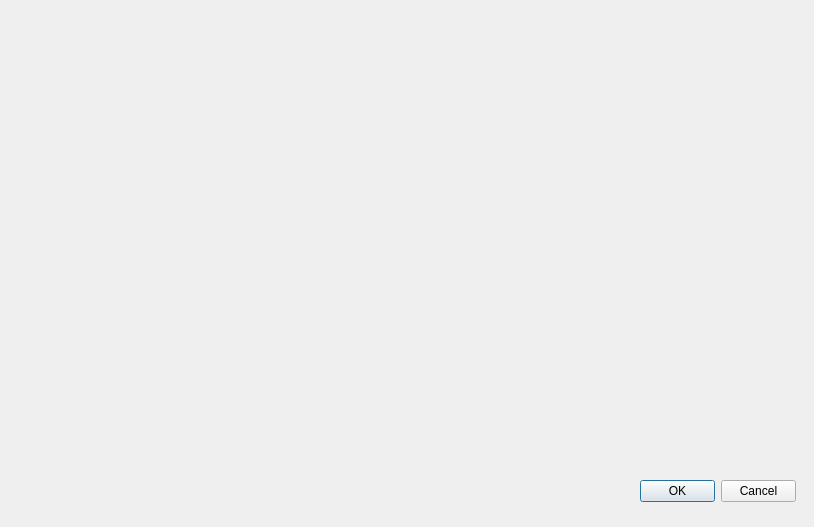
<?xml version="1.0" encoding="UTF-8"?>
<ui version="4.0">
 <class>Datos</class>
 <widget class="QDialog" name="Datos">
  <property name="geometry">
   <rect>
    <x>0</x>
    <y>0</y>
    <width>814</width>
    <height>527</height>
   </rect>
  </property>
  <property name="windowTitle">
   <string>Dialog</string>
  </property>
  <widget class="QDialogButtonBox" name="buttonBox">
   <property name="geometry">
    <rect>
     <x>640</x>
     <y>480</y>
     <width>156</width>
     <height>23</height>
    </rect>
   </property>
   <property name="orientation">
    <enum>Qt::Horizontal</enum>
   </property>
   <property name="standardButtons">
    <set>QDialogButtonBox::Cancel|QDialogButtonBox::Ok</set>
   </property>
  </widget>
 </widget>
 <resources/>
 <connections>
  <connection>
   <sender>buttonBox</sender>
   <signal>accepted()</signal>
   <receiver>Datos</receiver>
   <slot>accept()</slot>
   <hints>
    <hint type="sourcelabel">
     <x>248</x>
     <y>254</y>
    </hint>
    <hint type="destinationlabel">
     <x>157</x>
     <y>274</y>
    </hint>
   </hints>
  </connection>
  <connection>
   <sender>buttonBox</sender>
   <signal>rejected()</signal>
   <receiver>Datos</receiver>
   <slot>reject()</slot>
   <hints>
    <hint type="sourcelabel">
     <x>316</x>
     <y>260</y>
    </hint>
    <hint type="destinationlabel">
     <x>286</x>
     <y>274</y>
    </hint>
   </hints>
  </connection>
 </connections>
</ui>
